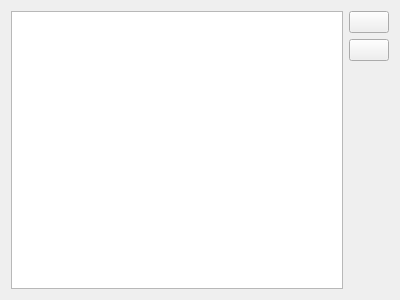
<?xml version="1.0" encoding="UTF-8"?>
<ui version="4.0">
 <class>GTALogAttachmentWidget</class>
 <widget class="QWidget" name="GTALogAttachmentWidget">
  <property name="windowModality">
   <enum>Qt::ApplicationModal</enum>
  </property>
  <property name="geometry">
   <rect>
    <x>0</x>
    <y>0</y>
    <width>400</width>
    <height>300</height>
   </rect>
  </property>
  <property name="windowTitle">
   <string>Attachments</string>
  </property>
  <layout class="QGridLayout" name="gridLayout">
   <item row="0" column="0" rowspan="3">
    <widget class="QListWidget" name="AttachmentLW"/>
   </item>
   <item row="0" column="1">
    <widget class="QPushButton" name="AddPB">
     <property name="text">
      <string/>
     </property>
     <property name="icon">
      <iconset resource="../resource.qrc">
       <normaloff>:/images/forms/img/Add.png</normaloff>:/images/forms/img/Add.png</iconset>
     </property>
    </widget>
   </item>
   <item row="1" column="1">
    <widget class="QPushButton" name="RemovePB">
     <property name="text">
      <string/>
     </property>
     <property name="icon">
      <iconset resource="../resource.qrc">
       <normaloff>:/images/forms/img/Remove.png</normaloff>:/images/forms/img/Remove.png</iconset>
     </property>
    </widget>
   </item>
   <item row="2" column="1">
    <spacer name="verticalSpacer">
     <property name="orientation">
      <enum>Qt::Vertical</enum>
     </property>
     <property name="sizeHint" stdset="0">
      <size>
       <width>20</width>
       <height>219</height>
      </size>
     </property>
    </spacer>
   </item>
  </layout>
 </widget>
 <resources>
  <include location="../resource.qrc"/>
 </resources>
 <connections/>
</ui>
